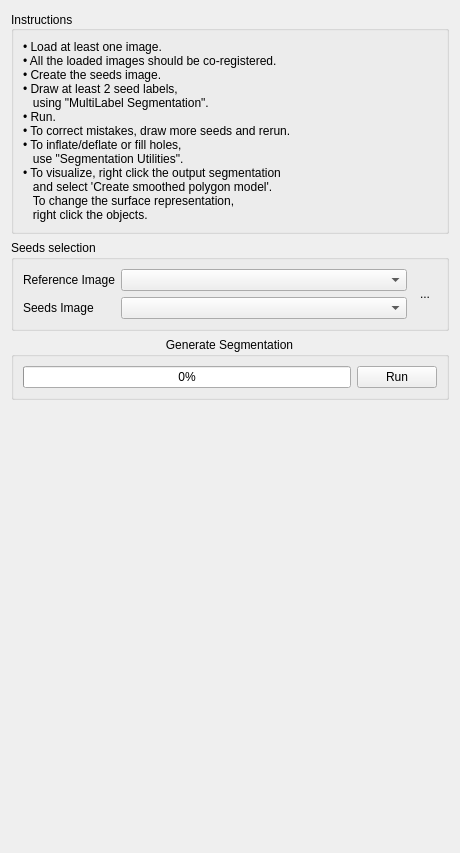
<?xml version="1.0" encoding="UTF-8"?>
<ui version="4.0">
 <class>QmitkCaPTkInteractiveSegmentationControls</class>
 <widget class="QWidget" name="QmitkCaPTkInteractiveSegmentationControls">
  <property name="geometry">
   <rect>
    <x>0</x>
    <y>0</y>
    <width>460</width>
    <height>853</height>
   </rect>
  </property>
  <property name="windowTitle">
   <string>Form</string>
  </property>
  <layout class="QVBoxLayout" name="verticalLayout">
   <item>
    <widget class="QGroupBox" name="groupBoxInstructions">
     <property name="sizePolicy">
      <sizepolicy hsizetype="Minimum" vsizetype="Fixed">
       <horstretch>0</horstretch>
       <verstretch>0</verstretch>
      </sizepolicy>
     </property>
     <property name="layoutDirection">
      <enum>Qt::LeftToRight</enum>
     </property>
     <property name="title">
      <string>Instructions</string>
     </property>
     <property name="alignment">
      <set>Qt::AlignLeading|Qt::AlignLeft|Qt::AlignVCenter</set>
     </property>
     <layout class="QVBoxLayout" name="verticalLayout_7">
      <item>
       <widget class="QLabel" name="label">
        <property name="sizePolicy">
         <sizepolicy hsizetype="Preferred" vsizetype="Expanding">
          <horstretch>0</horstretch>
          <verstretch>0</verstretch>
         </sizepolicy>
        </property>
        <property name="text">
         <string>• Load at least one image.
• All the loaded images should be co-registered.
• Create the seeds image.
• Draw at least 2 seed labels,
   using &quot;MultiLabel Segmentation&quot;.
• Run.
• To correct mistakes, draw more seeds and rerun.
• To inflate/deflate or fill holes,
   use &quot;Segmentation Utilities&quot;.
• To visualize, right click the output segmentation
   and select 'Create smoothed polygon model'.
   To change the surface representation,
   right click the objects.</string>
        </property>
        <property name="wordWrap">
         <bool>true</bool>
        </property>
       </widget>
      </item>
     </layout>
    </widget>
   </item>
   <item>
    <widget class="QGroupBox" name="groupBox_DataSelection">
     <property name="sizePolicy">
      <sizepolicy hsizetype="Minimum" vsizetype="Fixed">
       <horstretch>0</horstretch>
       <verstretch>0</verstretch>
      </sizepolicy>
     </property>
     <property name="title">
      <string>Seeds selection</string>
     </property>
     <layout class="QGridLayout" name="gridLayout">
      <item row="0" column="0">
       <widget class="QLabel" name="label_PatientImage">
        <property name="text">
         <string>Reference Image</string>
        </property>
       </widget>
      </item>
      <item row="0" column="1">
       <widget class="QmitkDataStorageComboBox" name="m_cbReferenceNodeSelector">
        <property name="sizePolicy">
         <sizepolicy hsizetype="Expanding" vsizetype="Fixed">
          <horstretch>0</horstretch>
          <verstretch>0</verstretch>
         </sizepolicy>
        </property>
       </widget>
      </item>
      <item row="0" column="2" rowspan="2">
       <widget class="QToolButton" name="m_pbNewSegmentationSession">
        <property name="toolTip">
         <string>Create a new segmentation session</string>
        </property>
        <property name="text">
         <string>...</string>
        </property>
        <property name="icon">
         <iconset resource="../../../../../InteractiveSegmentation/Plugins/upenn.cbica.captk.interactivesegmentation/resources/captkinteractivesegmentation.qrc">
          <normaloff>:/captkinteractivesegmentation/NewSegmentationSession_48x48.png</normaloff>:/captkinteractivesegmentation/NewSegmentationSession_48x48.png</iconset>
        </property>
        <property name="iconSize">
         <size>
          <width>28</width>
          <height>28</height>
         </size>
        </property>
        <property name="shortcut">
         <string>N</string>
        </property>
        <property name="autoRaise">
         <bool>true</bool>
        </property>
       </widget>
      </item>
      <item row="1" column="0">
       <widget class="QLabel" name="label_Segmentation">
        <property name="text">
         <string>Seeds Image</string>
        </property>
       </widget>
      </item>
      <item row="1" column="1">
       <widget class="QmitkDataStorageComboBox" name="m_cbWorkingNodeSelector">
        <property name="sizePolicy">
         <sizepolicy hsizetype="Expanding" vsizetype="Fixed">
          <horstretch>0</horstretch>
          <verstretch>0</verstretch>
         </sizepolicy>
        </property>
       </widget>
      </item>
     </layout>
    </widget>
   </item>
   <item>
    <widget class="QGroupBox" name="groupBox_Run">
     <property name="title">
      <string>Generate Segmentation</string>
     </property>
     <property name="alignment">
      <set>Qt::AlignHCenter|Qt::AlignTop</set>
     </property>
     <property name="flat">
      <bool>true</bool>
     </property>
     <layout class="QHBoxLayout" name="horizontalLayout_3">
      <item>
       <widget class="QProgressBar" name="progressBar">
        <property name="value">
         <number>0</number>
        </property>
        <property name="alignment">
         <set>Qt::AlignCenter</set>
        </property>
       </widget>
      </item>
      <item>
       <widget class="QPushButton" name="pushButtonRun">
        <property name="text">
         <string>Run</string>
        </property>
       </widget>
      </item>
     </layout>
    </widget>
   </item>
   <item>
    <spacer name="verticalSpacer">
     <property name="orientation">
      <enum>Qt::Vertical</enum>
     </property>
     <property name="sizeHint" stdset="0">
      <size>
       <width>20</width>
       <height>466</height>
      </size>
     </property>
    </spacer>
   </item>
  </layout>
 </widget>
 <customwidgets>
  <customwidget>
   <class>QmitkDataStorageComboBox</class>
   <extends>QComboBox</extends>
   <header location="global">QmitkDataStorageComboBox.h</header>
  </customwidget>
 </customwidgets>
 <resources>
  <include location="../../../../../InteractiveSegmentation/Plugins/upenn.cbica.captk.interactivesegmentation/resources/captkinteractivesegmentation.qrc"/>
 </resources>
 <connections/>
</ui>
